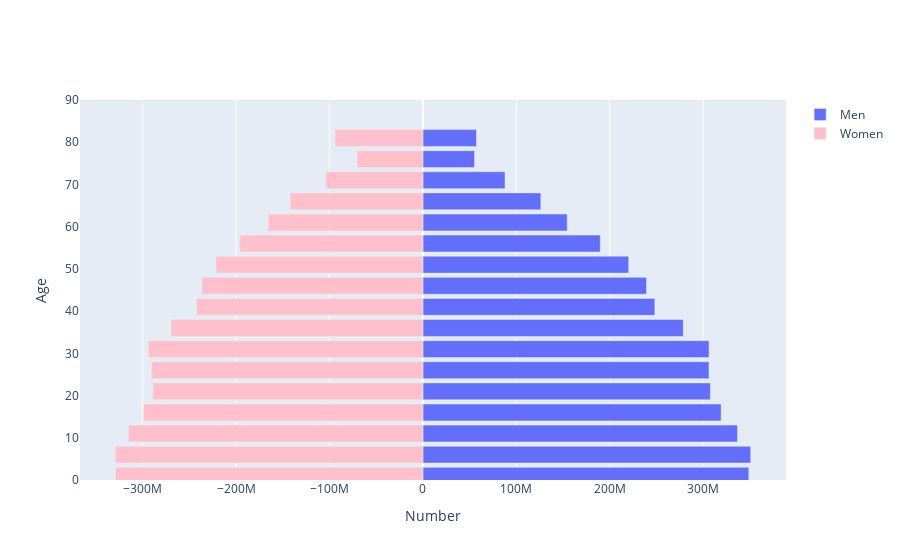

Source (notebook cell):
### Code cell
import plotly.offline as py
import plotly.graph_objs as go
import pandas as pd
import numpy as np

py.init_notebook_mode(connected=True)

layout = go.Layout(barmode='overlay',
                   yaxis=go.layout.YAxis(range=[0, 90], title='Age'),
                   xaxis=go.layout.XAxis(title='Number'))

year = 2020

bins = [go.Bar(x = df.loc[str(year),:].filter(regex="Male").values,
               y = [int(s[:2])+1 for s in age_ranges],
               orientation='h',
               name='Men',
               marker=dict(color='light blue'),
               hoverinfo='skip'
               ),

        go.Bar(x = -df.loc[str(year),:].filter(regex="Female").values,
               y=[int(s[:2])+1 for s in age_ranges],
               orientation='h',
               name='Women',
               marker=dict(color='pink'),
               hoverinfo='skip',
               )
        ]
py.iplot(dict(data=bins, layout=layout))

### Figure 1 — Plotly figure (JSON) as saved in the notebook; plotly's stock layout.template omitted (floating-point values rounded to 4 significant figures)
{"data": [{"hoverinfo": "skip", "marker": {"color": "light blue"}, "name": "Men", "orientation": "h", "type": "bar", "x": [348811843, 350830365, 336664280, 319156718, 307679629, 306211726, 306266705, 278640311, 248236670, 239355352, 220278991, 189860508, 154440614, 126205526, 87911407, 55248473, 57359239], "y": [1, 6, 11, 16, 21, 26, 31, 36, 41, 46, 51, 56, 61, 66, 71, 76, 81]}, {"hoverinfo": "skip", "marker": {"color": "pink"}, "name": "Women", "orientation": "h", "type": "bar", "x": [-329041541, -329195144, -315193137, -299084307, -289085215, -290518089, -293649516, -269532767, -242130383, -236434353, -221422176, -195883003, -165529683, -141960156, -103925353, -70455922, -94006592], "y": [1, 6, 11, 16, 21, 26, 31, 36, 41, 46, 51, 56, 61, 66, 71, 76, 81]}], "layout": {"autosize": true, "barmode": "overlay", "xaxis": {"autorange": true, "range": [-367000000.0, 388600000.0], "title": {"text": "Number"}, "type": "linear"}, "yaxis": {"range": [0, 90], "title": {"text": "Age"}, "type": "linear"}}}
